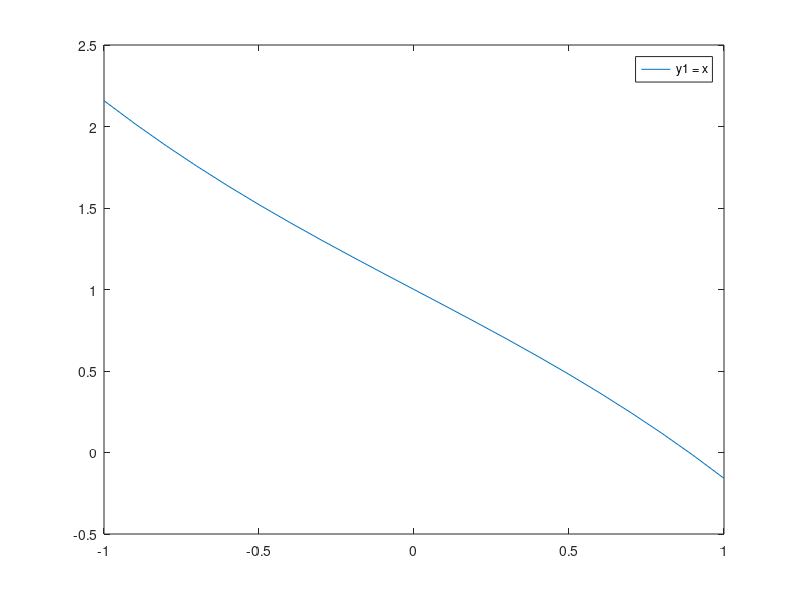

The MATLAB script that drew this image:
% Definindo o intervalo de x
x = -1:0.1:1;

% Calculando as funções
y1 = sin(x) + 1 - 2*x;

% Plotando os gráficos
plot(x, y1);

% Adicionando a legenda
legend('y1 = x', 'y2 = e^{-x}');
